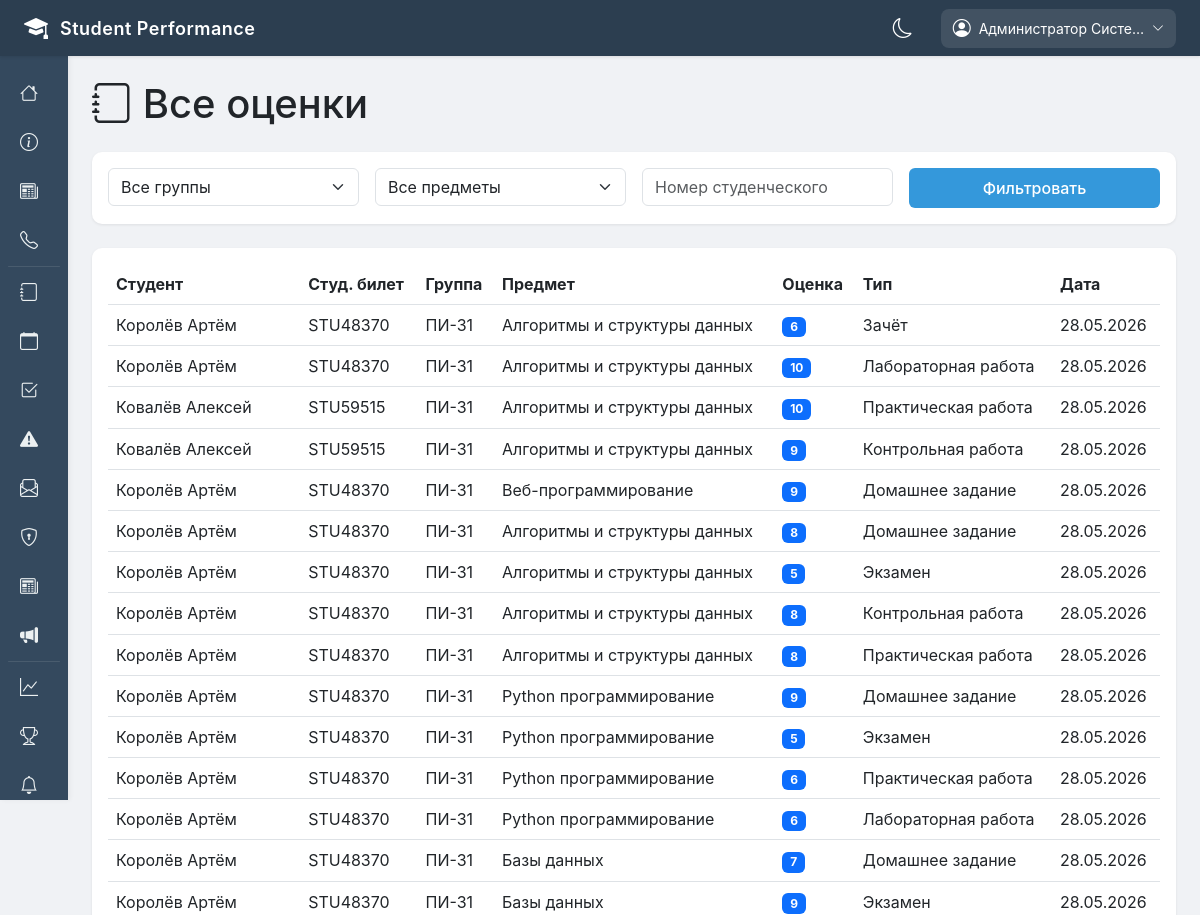
/control/all-grades/ (signed in, upper part), run on an earlier commit of the app's database.
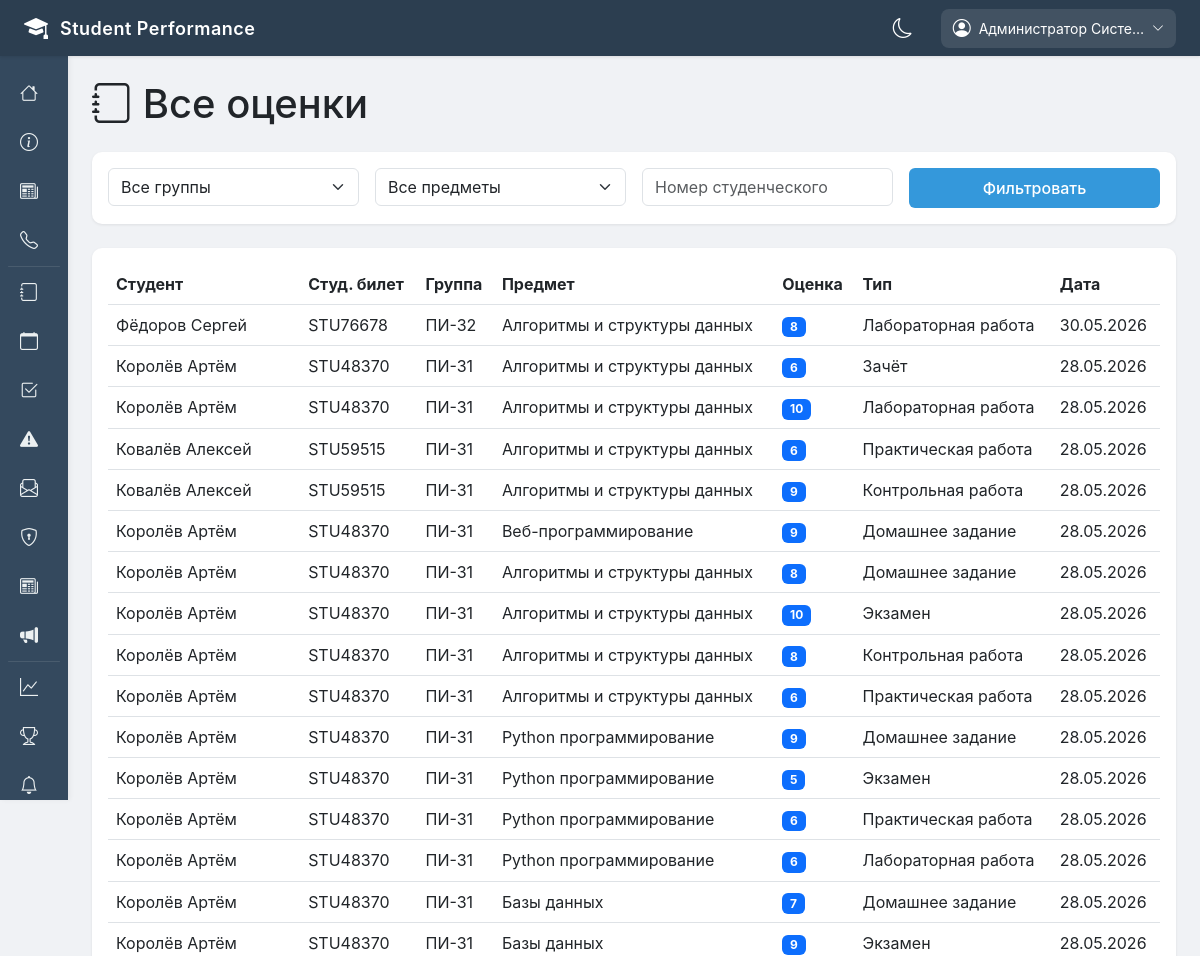
And on a later commit of the database.
### apps/accounts/models.py (models this page shows, shortened)
class User(AbstractUser):
    ROLE_CHOICES = [
        ('admin', 'Администратор'),
        ('teacher', 'Преподаватель'),
        ('student', 'Студент'),
        ('headman', 'Староста'),
        ('curator', 'Куратор'),
    ]
    role = models.CharField(max_length=20, choices=ROLE_CHOICES, default='student', verbose_name='Роль')
    phone_number = models.CharField(
        max_length=20,
        blank=True,
        null=True,
        validators=[RegexValidator(r'^\+375 \(\d{2}\) \d{3}-\d{2}-\d{2}$')],
        verbose_name='Номер телефона'
    )
    avatar = models.ImageField(upload_to='avatars/', blank=True, null=True, verbose_name='Аватар')
    date_of_birth = models.DateField(blank=True, null=True, verbose_name='Дата рождения')
    address = models.TextField(blank=True, null=True, verbose_name='Адрес')
    class Meta:
        verbose_name = 'Пользователь'
        verbose_name_plural = 'Пользователи'
        ordering = ['last_name', 'first_name']

class Grade(models.Model):
    GRADE_TYPES = [
        ('lab', 'Лабораторная работа'),
        ('practice', 'Практическая работа'),
        ('control', 'Контрольная работа'),
        ('exam', 'Экзамен'),
        ('credit', 'Зачёт'),
        ('homework', 'Домашнее задание'),
        ('coursework', 'Курсовая работа'),
    ]
    GRADE_VALUES = [(i, str(i)) for i in range(1, 11)] + [(0, 'Не сдано')]
    student = models.ForeignKey('StudentProfile', on_delete=models.CASCADE, related_name='grades', verbose_name='Студент')
    subject = models.ForeignKey('Subject', on_delete=models.CASCADE, related_name='grades', verbose_name='Предмет')
    value = models.IntegerField(choices=GRADE_VALUES, verbose_name='Оценка')
    grade_type = models.CharField(max_length=20, choices=GRADE_TYPES, verbose_name='Тип работы')
    comment = models.TextField(blank=True, null=True, verbose_name='Комментарий')
    created_by = models.ForeignKey('User', on_delete=models.SET_NULL, null=True, related_name='created_grades', verbose_name='Кто поставил')
    created_at = models.DateTimeField(auto_now_add=True, verbose_name='Дата выставления')
    updated_at = models.DateTimeField(auto_now=True, verbose_name='Дата обновления')
    class Meta:
        verbose_name = 'Оценка'
        verbose_name_plural = 'Оценки'
        ordering = ['-created_at']
        unique_together = ['student', 'subject', 'grade_type']  # Одна оценка за тип работы

class StudentProfile(models.Model):
    user = models.OneToOneField(User, on_delete=models.CASCADE, related_name='student_profile', verbose_name='Пользователь')
    group = models.ForeignKey('Group', on_delete=models.SET_NULL, null=True, blank=True, related_name='students', verbose_name='Группа')
    student_card_number = models.CharField(max_length=20, unique=True, blank=True, null=True, verbose_name='Номер студенческого')
    average_grade = models.DecimalField(max_digits=5, decimal_places=2, default=0, verbose_name='Средний балл')
    rating = models.IntegerField(default=0, verbose_name='Рейтинг')
    enrollment_year = models.IntegerField(verbose_name='Год поступления')
    class Meta:
        verbose_name = 'Профиль студента'
        verbose_name_plural = 'Профили студентов'

class Group(models.Model):
    name = models.CharField(max_length=20, unique=True, verbose_name='Название группы')
    course = models.IntegerField(verbose_name='Курс')
    specialty = models.CharField(max_length=200, verbose_name='Специальность')
    curator = models.ForeignKey(User, on_delete=models.SET_NULL, null=True, blank=True, related_name='curated_groups', limit_choices_to={'role': 'curator'}, verbose_name='Куратор')
    headman = models.OneToOneField(StudentProfile, on_delete=models.SET_NULL, null=True, blank=True, related_name='headed_group', verbose_name='Староста')
    created_at = models.DateTimeField(auto_now_add=True, verbose_name='Дата создания')
    class Meta:
        verbose_name = 'Группа'
        verbose_name_plural = 'Группы'
        ordering = ['course', 'name']

class Subject(models.Model):
    SEMESTER_CHOICES = [(i, f"{i} семестр") for i in range(1, 9)]
    name = models.CharField(max_length=200, verbose_name='Название')
    code = models.CharField(max_length=20, unique=True, verbose_name='Код дисциплины')
    description = models.TextField(blank=True, null=True, verbose_name='Описание')
    credits = models.IntegerField(default=3, verbose_name='Кредиты')
    semester = models.IntegerField(choices=SEMESTER_CHOICES, verbose_name='Семестр')
    teacher = models.ForeignKey(User, on_delete=models.SET_NULL, null=True, related_name='subjects', limit_choices_to={'role': 'teacher'}, verbose_name='Преподаватель')
    groups = models.ManyToManyField(Group, related_name='subjects', verbose_name='Группы')
    class Meta:
        verbose_name = 'Дисциплина'
        verbose_name_plural = 'Дисциплины'
        ordering = ['semester', 'name']

### apps/accounts/views.py (the view)
# urls.py: path('control/all-grades/', views.admin_all_grades, name='admin_all_grades'),
@login_required
def admin_all_grades(request):
    if not request.user.is_superuser:
        messages.error(request, 'Доступ запрещён')
        return redirect('home')
    from .models import Grade, Group, Subject, StudentProfile
    group_id = request.GET.get('group')
    subject_id = request.GET.get('subject')
    student_card = request.GET.get('student_card')
    grades = Grade.objects.all().select_related('student__user', 'student__group', 'subject')
    if group_id:
        grades = grades.filter(student__group_id=group_id)
    if subject_id:
        grades = grades.filter(subject_id=subject_id)
    if student_card:
        grades = grades.filter(student__student_card_number__icontains=student_card)
    groups = Group.objects.all()
    subjects = Subject.objects.all()
    context = {
        'grades': grades[:200],
        'groups': groups,
        'subjects': subjects,
        'selected_group': group_id,
        'selected_subject': subject_id,
        'search_card': student_card,
    }
    return render(request, 'accounts/admin_all_grades.html', context)

### templates/accounts/admin_all_grades.html (shortened to what this page needs)
{% extends 'base.html' %}
{% block content %}
<div class="row">
    <div class="col-12">
        <h1 class="mb-4"><i class="bi bi-journal"></i> Все оценки</h1>
    </div>
</div>
<div class="row mb-4">
    <div class="col-12">
        <div class="card">
            <div class="card-body">
                <form method="get" class="row g-3">
                    <div class="col-md-3">
                        <select name="group" class="form-select">
                            <option value="">Все группы</option>
                        </select>
                    </div>
                    <div class="col-md-3">
                        <select name="subject" class="form-select">
                            <option value="">Все предметы</option>
                        </select>
                    </div>
                    <div class="col-md-3">
                        <input type="text" name="student_card" class="form-control" placeholder="Номер студенческого" value="{{ search_card|default:'' }}">
                    </div>
                    <div class="col-md-3">
                        <button type="submit" class="btn btn-primary w-100">Фильтровать</button>
                    </div>
                </form>
            </div>
        </div>
    </div>
</div>
<div class="row">
    <div class="col-12">
        <div class="card">
            <div class="card-body table-responsive">
                {% if grades %}
                    <table class="table table-hover">
                        <thead>
                            <tr>
                                <th>Студент</th>
                                <th>Студ. билет</th>
                                <th>Группа</th>
                                <th>Предмет</th>
                                <th>Оценка</th>
                                <th>Тип</th>
                                <th>Дата</th>
                            </tr>
                        </thead>
                        <tbody>
                            {% for grade in grades %}
                                <tr>
                                    <td>{{ grade.student.user.last_name }} {{ grade.student.user.first_name }}</td>
                                    <td>{{ grade.student.student_card_number|default:"—" }}</td>
                                    <td>{{ grade.student.group.name|default:"—" }}</td>
                                    <td>{{ grade.subject.name }}</td>
                                    <td><span class="badge bg-primary">{{ grade.value }}</span></td>
                                    <td>{{ grade.get_grade_type_display }}</td>
                                    <td>{{ grade.created_at|date:"d.m.Y" }}</td>
                                </tr>
                            {% endfor %}
                        </tbody>
                    </table>
                {% else %}
                    <p class="text-muted text-center py-5">Нет оценок</p>
                {% endif %}
            </div>
        </div>
    </div>
</div>
{% endblock %}

### templates/base.html (shortened to what this page needs)
<!DOCTYPE html>
<html lang="ru">
<head>
    <link href="https://cdn.jsdelivr.net/npm/bootstrap@5.3.0/dist/css/bootstrap.min.css" rel="stylesheet">
    <link rel="stylesheet" href="https://cdn.jsdelivr.net/npm/bootstrap-icons@1.11.0/font/bootstrap-icons.css">
</head>
<body>
    <div class="top-header">
        <div class="logo-area">
            <a href="{% url 'home' %}" style="text-decoration: none; color: white; display: flex; align-items: center; gap: 12px;">
                <i class="bi bi-mortarboard-fill"></i>
                <span>Student Performance</span>
            </a>
        </div>
        <div class="header-right">
            <div class="theme-toggle-header" onclick="toggleDarkMode()">
                <i id="themeIcon" class="bi bi-moon"></i>
            </div>
            {% if user.is_authenticated %}
                <div class="user-menu">
                    <div class="user-btn">
                        <i class="bi bi-person-circle"></i>
                        <span>{{ user.get_full_name|default:user.username|truncatechars:20 }}</span>
                        <i class="bi bi-chevron-down" style="font-size: 12px;"></i>
                    </div>
                </div>
            {% endif %}
        </div>
    </div>
    <div class="sidebar">
        <ul class="nav-links">
            <li>
                <a href="{% url 'home' %}">
                    <i class="bi bi-house"></i>
                </a>
            </li>
            <li>
                <a href="{% url 'about' %}">
                    <i class="bi bi-info-circle"></i>
                </a>
            </li>
            <li>
                <a href="{% url 'news_list' %}">
                    <i class="bi bi-newspaper"></i>
                </a>
            </li>
            <li>
                <a href="{% url 'contacts' %}">
                    <i class="bi bi-telephone"></i>
                </a>
            </li>
            {% if user.is_authenticated %}
                <li class="sidebar-divider"></li>
                {% if user.role == 'student' or user.role == 'headman' %}
                    <li>
                        <a href="{% url 'gradebook_view' %}">
                            <i class="bi bi-journal"></i>
                            <span>Зачётка</span>
                        </a>
                    </li>
                    <li>
                        <a href="{% url 'student_statistics' %}">
                            <i class="bi bi-graph-up"></i>
                            <span>Статистика</span>
                        </a>
                    </li>
                    <li>
                        <a href="{% url 'schedule_view' %}">
                            <i class="bi bi-calendar"></i>
                            <span>Расписание</span>
                        </a>
                    </li>
                    <li>
                        <a href="{% url 'student_attendance' %}">
                            <i class="bi bi-calendar-check"></i>
                            <span>Посещаемость</span>
                        </a>
                    </li>
                    <li>
                        <a href="{% url 'assignments_list' %}">
                            <i class="bi bi-journal-bookmark-fill"></i>
                            <span>Задания</span>
                        </a>
                    </li>
                    <li>
                        <a href="{% url 'requests_list' %}">
                            <i class="bi bi-envelope"></i>
                            <span>Заявки</span>
                        </a>
                    </li>
                    <li>
                        <a href="{% url 'group_list' %}">
                            <i class="bi bi-people-fill"></i>
                            <span>Моя группа</span>
                        </a>
                    </li>
                    <li>
                        <a href="{% url 'penalties_list' %}">
                            <i class="bi bi-exclamation-triangle-fill"></i>
                            <span>Взыскания</span>
                        </a>
                    </li>
                    <li>
                        <a href="{% url 'student_announcements' %}">
                            <i class="bi bi-megaphone-fill"></i>
                            <span>Объявления</span>
                        </a>
                    </li>
                {% elif user.is_superuser %}
                    <li>
                        <a href="{% url 'admin_all_grades' %}">
                            <i class="bi bi-journal"></i>
                        </a>
                    </li>
                    <li>
                        <a href="{% url 'admin_all_schedule' %}">
                            <i class="bi bi-calendar"></i>
                        </a>
                    </li>
                    <li>
                        <a href="{% url 'admin_attendance' %}">
                            <i class="bi bi-check2-square"></i>
                        </a>
                    </li>
                    <li>
                        <a href="{% url 'admin_penalties' %}">
                            <i class="bi bi-exclamation-triangle-fill"></i>
                        </a>
                    </li>
                    <li>
                        <a href="{% url 'admin_requests' %}">
                            <i class="bi bi-envelope-paper"></i>
                        </a>
                    </li>
                    <li>
                        <a href="/admin/">
                            <i class="bi bi-shield-lock"></i>
                        </a>
                    </li>
                    <li>
                        <a href="{% url 'admin_news' %}">
                            <i class="bi bi-newspaper"></i>
                        </a>
                    </li>
                    <li>
                        <a href="{% url 'admin_announcements' %}">
                            <i class="bi bi-megaphone-fill"></i>
                        </a>
                    </li>
                {% endif %}
                <li class="sidebar-divider"></li>
                {% if user.role == 'student' or user.role == 'headman' or user.is_superuser or user.role == 'teacher'%}
                    <li>
                    <a href="{% url 'analytics_dashboard' %}">
                        <i class="bi bi-graph-up"></i>
                    </a>
                    </li>
                {% endif %}
                <li>
                    <a href="{% url 'rating_list' %}">
                        <i class="bi bi-trophy"></i>
                    </a>
                </li>
                <li>
                    <a href="{% url 'notifications_list' %}">
                        <i class="bi bi-bell"></i>
                    </a>
                </li>
            {% endif %}
        </ul>
    </div>
    <div class="main-content">
        <div class="content-wrapper">
            {% block content %}{% endblock %}
        </div>
    </div>
</body>
</html>

What changed in the data, as far as the page shows it:
added Grade: student.user.last_name "Фёдоров", student.user.first_name "Сергей", student.student_card_number "STU76678", student.group.name "ПИ-32", subject.name "Алгоритмы и структуры данных", value "8", grade_type "Лабораторная работа", created_at "30.05.2026"
changed Grade (number 4 of 16 on the later page): value "10" → "6"
changed Grade (number 8 of 16 on the later page): value "5" → "10"
changed Grade (number 10 of 16 on the later page): value "8" → "6"
